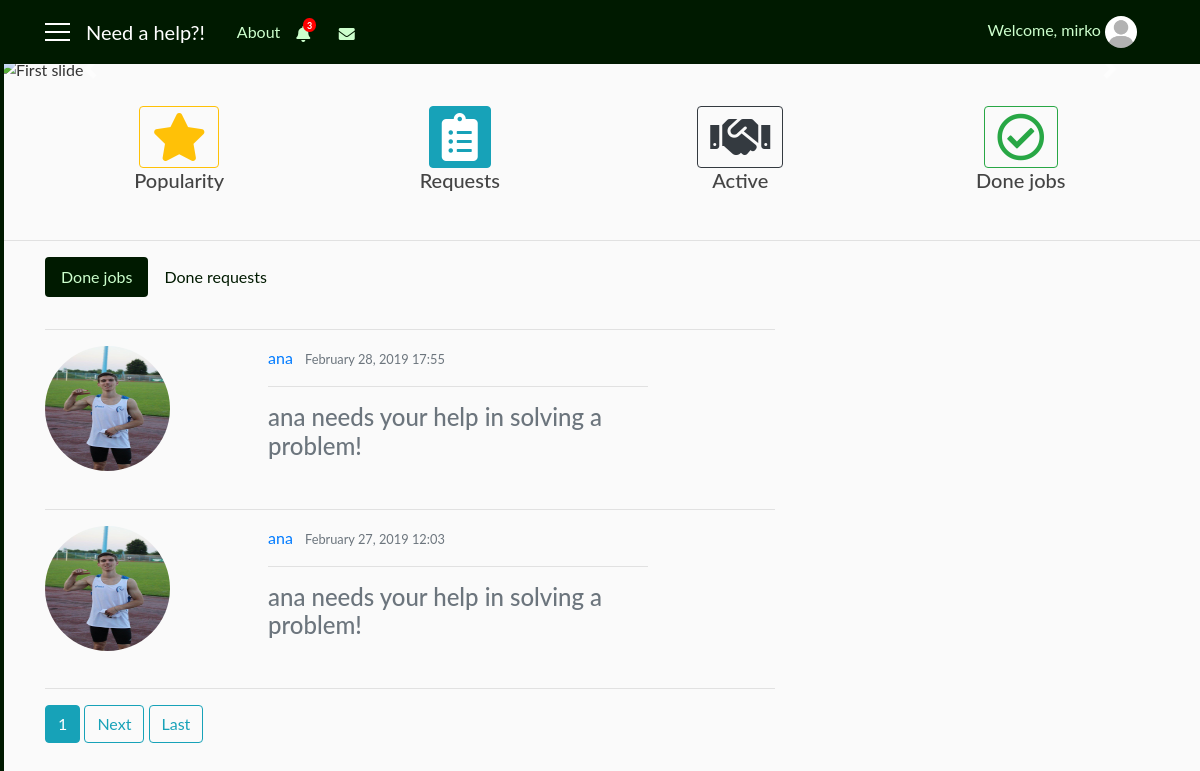
/done_repairman/2 (signed in), run on an earlier commit of the app's database.
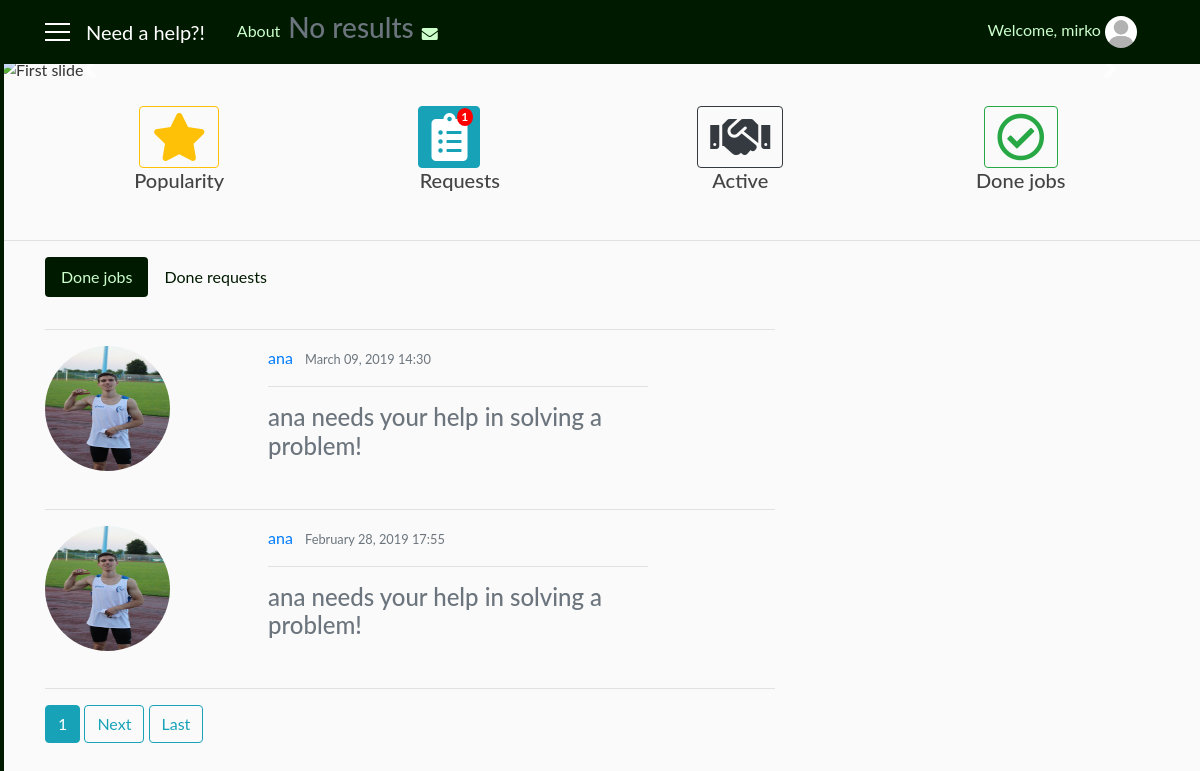
And on a later commit of the database.
### user/models.py (models this page shows, shortened)
class RepairmanNotifications(models.Model):
    repairman = models.ForeignKey(User, on_delete=models.CASCADE)
    notification = models.CharField(max_length=1000)
    seen = models.BooleanField(default=False)

class Profile(models.Model):
    user = models.OneToOneField(User, on_delete=models.CASCADE)
    gender = models.CharField(max_length=10, choices=GENDER, default='male')
    address = models.CharField(max_length=30, blank=True)
    birth_date = models.DateField(null=True, blank=True)
    phone_number = models.CharField(max_length=100, blank=True)
    costs = models.IntegerField(default=100)
    role = models.CharField(max_length=15, choices=ROLES, default='client')
    profession = models.CharField(max_length=250, choices=PROFESSION, default='Other')
    knowledges = models.TextField(max_length=1000, blank=True)
    photo = models.ImageField(default='default_user.jpg', upload_to='profile_user')

class RepairmanRequests(models.Model):
    repairman = models.ForeignKey(User, on_delete=models.CASCADE)
    user = models.IntegerField()
    request_message = models.CharField(max_length=1000, default='No request')
    date = models.DateTimeField(auto_now_add=True)
    seen = models.BooleanField(default=False)
    active = models.BooleanField(default=False)
    done = models.BooleanField(default=False)

### need_a_help_app/views.py (the view)
# urls.py: path('done_repairman/<int:pk>', views.RepairmanDoneListView.as_view(), name='done_repairman'),
class RepairmanDoneListView(LoginRequiredMixin, ListView):
    model = RepairmanRequests
    template_name = 'need_a_help_app/done_repairman.html'
    context_object_name = 'don_rep'
    paginate_by = 2
    def get_queryset(self):
        user = get_object_or_404(User, pk=self.kwargs.get('pk'))
        return RepairmanRequests.objects.filter(repairman=user, done=True).order_by('-date')
    def get_context_data(self, **kwargs):
        context_data = super(RepairmanDoneListView, self).get_context_data(**kwargs)
        users = User.objects.all()
        us = self.request.user
        job_done = JobHire.objects.filter(repairman=us, status='done')
        cnt = RepairmanRequests.objects.filter(repairman=us, seen=False).count()
        act_job = RepairmanRequests.objects.filter(repairman=us, active=True, done=False).count()
        act_req = JobHire.objects.filter(repairman=us, status='pending').count()
        act_cnt = act_job + act_req
        not_r = RepairmanNotifications.objects.filter(repairman=us, seen=False)
        not_rep = RepairmanNotifications.objects.filter(repairman=us, seen=False).count()
        context_data['us'] = users
        context_data['done'] = job_done
        context_data['cnt'] = cnt
        context_data['act_cnt'] = act_cnt
        context_data['not_r'] = not_r
        context_data['not_rep'] = not_rep
        return context_data

### need_a_help_app/templates/need_a_help_app/done_repairman.html (shortened to what this page needs)
{% extends 'need_a_help_app/base.html' %}
{% block notify_repairman %}
  {% if not_rep %}
      <i class="nav-item nav-link fas fa-bell mt-1 popOver" data-title="Notifications" data-content="
          <div class='container'>
              {% for n in not_r %}
                  <div class='row'>
                      <div class='col-sm-12 col-md-12 col-lg-12'>
                          <small class='text-secondary text-muted'>{{ n.notification }}</small>
                      </div>
                  </div>
                  <hr width=100%>
              {% endfor %}
          </div>" data-placement="bottom" data-html="true" data-toggle="popover" data-container="body" data-trigger="click"></i>
      <span class="badge badge-notify-bell">{{ not_rep }}</span>
  {% else %}
      <h3 class="text-secondary text-muted" align="center">No results</h3>
  {% endif %}
{% endblock %}
{% block count %}
    {% if cnt %}
            <span class="badge badge-notify">{{ cnt }}</span>
    {% else %}
        {{ block.super }}
    {% endif %}
{% endblock %}
{% block content %}
   <div class="row">
    <div class="col-sm-8">
        <ul class="nav nav-pills mb-3" id="pills-tab" role="tablist">
            <li class="nav-item">
              <a class="nav-link active hire" id="pills-job-tab" data-toggle="pill" href="#pills-job" role="tab" aria-controls="pills-job" aria-selected="true">Done jobs</a>
            </li>
            <li class="nav-item">
              <a class="nav-link hire" id="pills-req-tab" data-toggle="pill" href="#pills-req" role="tab" aria-controls="pills-req" aria-selected="false">Done requests</a>
            </li>
        </ul>
    </div>
   </div>
   <hr width="100%">
   <div class="tab-content" id="pills-tabContent">
        <div class="tab-pane fade show active" id="pills-job" role="tabpanel" aria-labelledby="pills-job-tab">
            {% if don_rep %}
               {% for i in don_rep %}
                    <div class="row">
                        <div class="col-sm-3">
                            {% for j in us %}
                                {% if i.user == j.id %}
                                    <a href="{% url 'info' j.id %}">
                                        <img class="rounded-circle account-img" src="{{ j.profile.photo.url }}">
                                    </a>
                                {% endif %}
                            {% endfor %}
                        </div>
                        <div class="col-sm-7 pl-5">
                            {% for j in us %}
                                {% if i.user == j.id %}
                                    <a class="mr-2" href="{% url 'info' j.id %}">{{ j }}</a>
                                {% endif %}
                            {% endfor %}
                            <small class="text-muted">{{ i.date|date:'F d, Y H:i' }}</small>&nbsp
                            <hr width="100%">
                            <h4 class="text-secondary">{{ i.request_message }}</h4><br>
                        </div>
                    </div>
                    <hr width="100%">
               {% endfor %}
           {% else %}
            <h3 class="text-secondary text-muted" align="center">No results</h3>
           {% endif %}
            {% if is_paginated %}
                {% for i in page_obj.paginator.page_range %}
                    {% if page_obj.number == i %}
                        <a class="btn btn-info mb-4" href="?page={{ i }}">{{ i }}</a>
                    {% elif num > page_obj.number|add:'-3' and num < page_obj.number|add:'3' %}
                        <a class="btn btn-outline-info mb-4" href="?page={{ i }}">{{ i }}</a>
                    {% endif %}
                {% endfor %}
                {% if page_obj.has_next %}
                    <a class="btn btn-outline-info mb-4" href="?page={{ page_obj.next_page_number }}">Next</a>
                    <a class="btn btn-outline-info mb-4" href="?page={{ page_obj.paginator.num_pages }}">Last</a>
                {% endif %}
            {% endif %}
        </div>
    </div>
{% endblock %}

What changed in the data, as far as the page shows it:
no longer on this page (row unchanged): RepairmanRequests: date "February 27, 2019 12:03", request_message "ana needs your help in solving a problem!"
added RepairmanRequests: date "March 09, 2019 14:30", request_message "ana needs your help in solving a problem!"
Also different on the page:
{{ cnt }}: (not shown) → "1"
{{ not_rep }}: "3" → (not shown)
text now shown: "No results"
